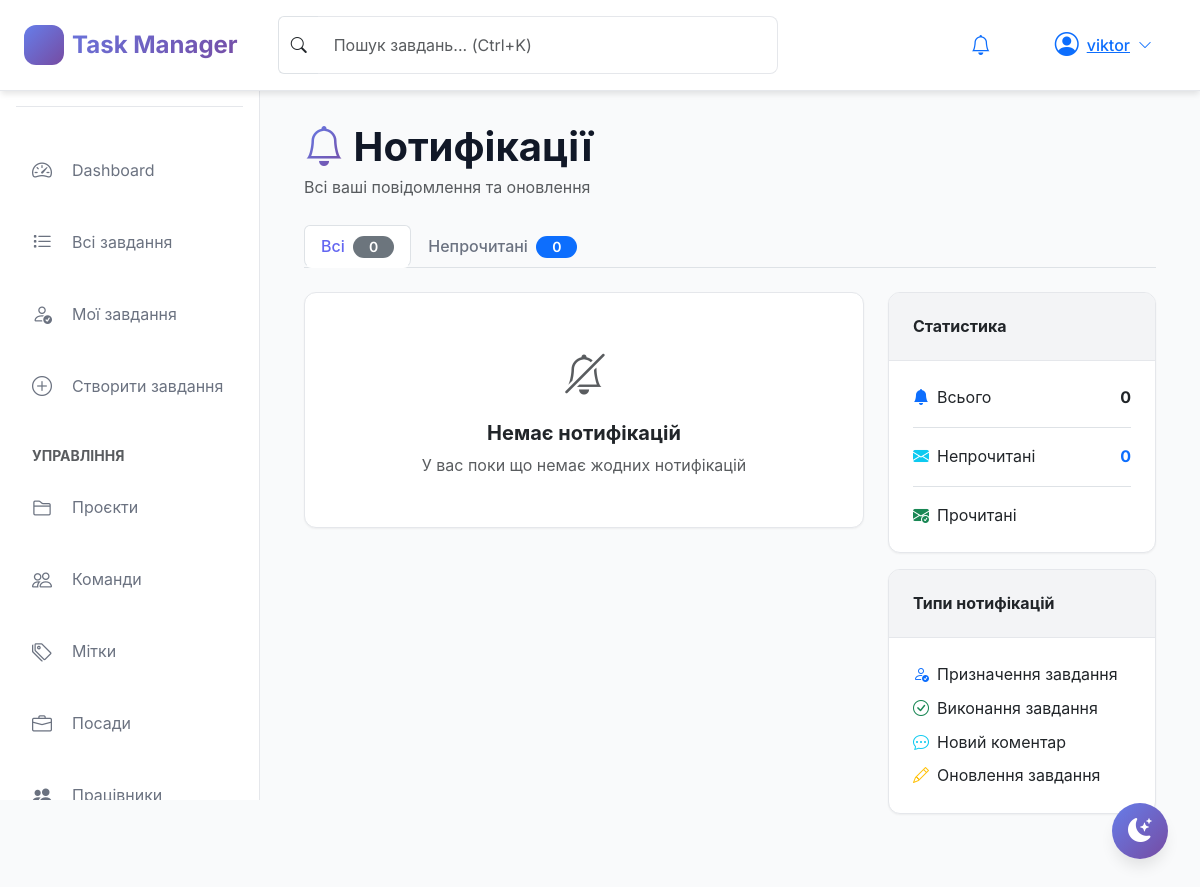
/notifications/ (signed in), run on the app's committed database.
### tasks/models.py (models this page shows, shortened)
class Worker(AbstractUser):
    position = models.ForeignKey(
        Position,
        on_delete=models.SET_NULL,
        null=True,
        related_name='workers',
        verbose_name='Посада'
    )
    email = models.EmailField(
        unique=True,
        validators=[EmailValidator()],
        verbose_name='Email'
    )
    first_name = models.CharField(max_length=150, verbose_name='Ім\'я')
    last_name = models.CharField(max_length=150, verbose_name='Прізвище')
    class Meta:
        verbose_name = 'Працівник'
        verbose_name_plural = 'Працівники'
    def get_unread_notifications_count(self):
        return self.notifications.filter(is_read=False).count()
    def get_unread_notifications(self):
        return self.notifications.filter(is_read=False).order_by('-created_at')

### tasks/views.py (the view)
class NotificationListView(LoginRequiredMixin, ListView):
    model = Notification
    template_name = 'tasks/notifications.html'
    context_object_name = 'notifications'
    paginate_by = 15
    def get_queryset(self):
        queryset = self.request.user.notifications.all().select_related(
            'task'
        ).order_by('-created_at')
        filter_type = self.request.GET.get('filter', 'all')
        if filter_type == 'unread':
            queryset = queryset.filter(is_read=False)
        return queryset
    def get_context_data(self, **kwargs):
        context = super().get_context_data(**kwargs)
        context['filter_type'] = self.request.GET.get('filter', 'all')
        return context

### tasks/templates/tasks/notifications.html (shortened to what this page needs)
{% extends 'tasks/base.html' %}
{% block content %}
<div class="container-fluid">
    <div class="d-flex justify-content-between align-items-center mb-4">
        <div>
            <h1 class="mb-1">
                <i class="bi bi-bell text-gradient"></i>
                Нотифікації
            </h1>
            <p class="text-muted mb-0">Всі ваші повідомлення та оновлення</p>
        </div>
    </div>
    <ul class="nav nav-tabs mb-4">
        <li class="nav-item">
            <a class="nav-link {% if not request.GET.filter %}active{% endif %}" href="{% url 'notifications_list' %}">
                Всі
                <span class="badge bg-secondary ms-1">{{ user.notifications.count }}</span>
            </a>
        </li>
        <li class="nav-item">
            <a class="nav-link {% if request.GET.filter == 'unread' %}active{% endif %}"
                href="{% url 'notifications_list' %}?filter=unread">
                Непрочитані
                <span class="badge bg-primary ms-1">{{ user.get_unread_notifications_count }}</span>
            </a>
        </li>
    </ul>
    <div class="row">
        <div class="col-lg-8">
            {% if notifications %}
            {% for notification in notifications %}
            <div class="card mb-3 notification-item {% if not notification.is_read %}unread border-primary{% endif %}"
                data-notification-id="{{ notification.id }}">
                <div class="card-body">
                    <div class="d-flex gap-3">
                        <div class="flex-shrink-0">
                            <div class="rounded-circle p-3"
                                style="background: {% if notification.notification_type == 'task_assigned' %}rgba(99, 102, 241, 0.1){% elif notification.notification_type == 'task_completed' %}rgba(16, 185, 129, 0.1){% elif notification.notification_type == 'task_commented' %}rgba(59, 130, 246, 0.1){% else %}rgba(156, 163, 175, 0.1){% endif %}">
                                <i class="bi bi-{% if notification.notification_type == 'task_assigned' %}person-check{% elif notification.notification_type == 'task_completed' %}check-circle{% elif notification.notification_type == 'task_commented' %}chat-dots{% else %}bell{% endif %} fs-4"
                                    style="color: {% if notification.notification_type == 'task_assigned' %}var(--primary-color){% elif notification.notification_type == 'task_completed' %}var(--success-color){% elif notification.notification_type == 'task_commented' %}var(--info-color){% else %}var(--text-tertiary){% endif %}"></i>
                            </div>
                        </div>
                        <div class="flex-grow-1">
                            <div class="d-flex justify-content-between align-items-start mb-2">
                                <div>
                                    <h6 class="mb-1">{{ notification.title }}</h6>
                                    <p class="mb-0">{{ notification.message }}</p>
                                </div>
                                {% if not notification.is_read %}
                                <span class="badge bg-primary">Нове</span>
                                {% endif %}
                            </div>
                            <div class="d-flex justify-content-between align-items-center mt-2">
                                <small class="text-muted">
                                    <i class="bi bi-clock me-1"></i>
                                    {{ notification.created_at|timesince }} тому
                                </small>
                                <div class="d-flex gap-2">
                                    {% if notification.task %}
                                    <a href="{% url 'task_detail' notification.task.pk %}"
                                        class="btn btn-sm btn-outline-primary"
                                        onclick="markNotificationAsRead({{ notification.id }})">
                                        <i class="bi bi-eye me-1"></i>Переглянути
                                    </a>
                                    {% endif %}
                                    {% if not notification.is_read %}
                                    <button onclick="markNotificationAsRead({{ notification.id }})"
                                        class="btn btn-sm btn-outline-secondary">
                                        <i class="bi bi-check"></i>
                                    </button>
                                    {% endif %}
                                </div>
                            </div>
                        </div>
                    </div>
                </div>
            </div>
            {% endfor %}
            {% else %}
            <div class="card">
                <div class="card-body text-center py-5">
                    <i class="bi bi-bell-slash fs-1 text-muted"></i>
                    <h5 class="mt-3 mb-2">Немає нотифікацій</h5>
                    <p class="text-muted mb-0">
                        {% if request.GET.filter == 'unread' %}
                        Всі нотифікації прочитано
                        {% else %}
                        У вас поки що немає жодних нотифікацій
                        {% endif %}
                    </p>
                </div>
            </div>
            {% endif %}
        </div>
        <div class="col-lg-4">
            <div class="card">
                <div class="card-header">
                    <h6 class="mb-0">Статистика</h6>
                </div>
                <div class="card-body">
                    <div class="d-flex justify-content-between align-items-center mb-3 pb-3 border-bottom">
                        <div class="d-flex align-items-center gap-2">
                            <i class="bi bi-bell-fill text-primary"></i>
                            <span>Всього</span>
                        </div>
                        <strong>{{ user.notifications.count }}</strong>
                    </div>
                    <div class="d-flex justify-content-between align-items-center mb-3 pb-3 border-bottom">
                        <div class="d-flex align-items-center gap-2">
                            <i class="bi bi-envelope-fill text-info"></i>
                            <span>Непрочитані</span>
                        </div>
                        <strong class="text-primary">{{ user.get_unread_notifications_count }}</strong>
                    </div>
                    <div class="d-flex justify-content-between align-items-center">
                        <div class="d-flex align-items-center gap-2">
                            <i class="bi bi-envelope-check-fill text-success"></i>
                            <span>Прочитані</span>
                        </div>
                    </div>
                </div>
            </div>
            <div class="card mt-3">
                <div class="card-header">
                    <h6 class="mb-0">Типи нотифікацій</h6>
                </div>
                <div class="card-body">
                    <div class="mb-2">
                        <div class="d-flex align-items-center gap-2">
                            <i class="bi bi-person-check text-primary"></i>
                            <span>Призначення завдання</span>
                        </div>
                    </div>
                    <div class="mb-2">
                        <div class="d-flex align-items-center gap-2">
                            <i class="bi bi-check-circle text-success"></i>
                            <span>Виконання завдання</span>
                        </div>
                    </div>
                    <div class="mb-2">
                        <div class="d-flex align-items-center gap-2">
                            <i class="bi bi-chat-dots text-info"></i>
                            <span>Новий коментар</span>
                        </div>
                    </div>
                    <div>
                        <div class="d-flex align-items-center gap-2">
                            <i class="bi bi-pencil text-warning"></i>
                            <span>Оновлення завдання</span>
                        </div>
                    </div>
                </div>
            </div>
        </div>
    </div>
</div>
{% endblock %}

### tasks/templates/tasks/base.html (shortened to what this page needs)
{% load static %}
<!DOCTYPE html>
<html lang="uk">
<head>
    <link href="https://cdn.jsdelivr.net/npm/bootstrap@5.3.2/dist/css/bootstrap.min.css" rel="stylesheet">
    <link rel="stylesheet" href="https://cdn.jsdelivr.net/npm/bootstrap-icons@1.11.1/font/bootstrap-icons.css">
    <link rel="stylesheet" href="{% static 'css/style.css' %}">
</head>
<body>
    {% if user.is_authenticated %}
    <nav class="navbar navbar-expand-lg sticky-top">
        <div class="container-fluid px-4">
            <a class="navbar-brand d-flex align-items-center gap-2" href="{% url 'dashboard' %}">
                <div class="sidebar-logo">
                    <i class="bi bi-check2-circle"></i>
                </div>
                <span class="fw-bold">Task Manager</span>
            </a>
            <div class="d-none d-md-flex flex-grow-1 mx-4">
                <div class="input-group" style="max-width: 500px;">
                    <span class="input-group-text bg-transparent border-end-0">
                        <i class="bi bi-search"></i>
                    </span>
                    <input type="text" class="form-control border-start-0" id="search-input"
                        placeholder="Пошук завдань... (Ctrl+K)">
                </div>
            </div>
            <div class="d-flex align-items-center gap-3">
                <div class="dropdown">
                    <button class="btn btn-link position-relative" data-bs-toggle="dropdown">
                        <i class="bi bi-bell fs-5"></i>
                    </button>
                </div>
                <div class="dropdown">
                    <button class="btn btn-link d-flex align-items-center gap-2" data-bs-toggle="dropdown">
                        <div class="avatar">
                            <i class="bi bi-person-circle fs-4"></i>
                        </div>
                        <span class="d-none d-md-inline">{{ user.get_full_name|default:user.username }}</span>
                        <i class="bi bi-chevron-down small"></i>
                    </button>
                </div>
            </div>
        </div>
    </nav>
    <aside class="sidebar">
        <div class="sidebar-header">
            <div class="sidebar-logo">
            </div>
            <div>
                <h5 class="mb-0">Task Manager</h5>
                <small class="text-muted">Керуйте завданнями</small>
            </div>
        </div>
        <nav class="sidebar-nav">
            <ul class="list-unstyled">
                <li class="sidebar-nav-item">
                    <a href="{% url 'dashboard' %}"
                        class="sidebar-nav-link {% if request.resolver_match.url_name == 'dashboard' %}active{% endif %}">
                        <i class="bi bi-speedometer2"></i>
                        <span>Dashboard</span>
                    </a>
                </li>
                <li class="sidebar-nav-item">
                    <a href="{% url 'task_list' %}"
                        class="sidebar-nav-link {% if request.resolver_match.url_name == 'task_list' %}active{% endif %}">
                        <i class="bi bi-list-task"></i>
                        <span>Всі завдання</span>
                    </a>
                </li>
                <li class="sidebar-nav-item">
                    <a href="{% url 'my_tasks' %}"
                        class="sidebar-nav-link {% if request.resolver_match.url_name == 'my_tasks' %}active{% endif %}">
                        <i class="bi bi-person-check"></i>
                        <span>Мої завдання</span>
                    </a>
                </li>
                <li class="sidebar-nav-item">
                    <a href="{% url 'task_create' %}"
                        class="sidebar-nav-link {% if request.resolver_match.url_name == 'task_create' %}active{% endif %}">
                        <i class="bi bi-plus-circle"></i>
                        <span>Створити завдання</span>
                    </a>
                </li>
                <li class="mt-4 mb-2 px-3">
                    <small class="text-muted text-uppercase fw-bold">Управління</small>
                </li>
                <li class="sidebar-nav-item">
                    <a href="{% url 'project_list' %}"
                        class="sidebar-nav-link {% if 'project' in request.path %}active{% endif %}">
                        <i class="bi bi-folder2"></i>
                        <span>Проєкти</span>
                    </a>
                </li>
                <li class="sidebar-nav-item">
                    <a href="{% url 'team_list' %}"
                        class="sidebar-nav-link {% if 'team' in request.path %}active{% endif %}">
                        <i class="bi bi-people"></i>
                        <span>Команди</span>
                    </a>
                </li>
                <li class="sidebar-nav-item">
                    <a href="{% url 'tag_list' %}"
                        class="sidebar-nav-link {% if 'tag' in request.path %}active{% endif %}">
                        <i class="bi bi-tags"></i>
                        <span>Мітки</span>
                    </a>
                </li>
                {% if user.is_superuser %}
                <li class="sidebar-nav-item">
                    <a href="{% url 'position_list' %}"
                        class="sidebar-nav-link {% if 'position' in request.path %}active{% endif %}">
                        <i class="bi bi-briefcase"></i>
                        <span>Посади</span>
                    </a>
                </li>
                <li class="sidebar-nav-item">
                    <a href="{% url 'worker_list' %}"
                        class="sidebar-nav-link {% if 'worker' in request.path %}active{% endif %}">
                        <i class="bi bi-people-fill"></i>
                        <span>Працівники</span>
                    </a>
                </li>
                {% endif %}
            </ul>
        </nav>
    </aside>
    <main class="main-content">
        {% block content %}{% endblock %}
    </main>
    <button class="theme-toggle" id="theme-toggle" title="Перемкнути тему">
        <i class="bi bi-moon-stars-fill"></i>
    </button>
    {% endif %}
</body>
</html>

### data on the page
Worker: get_full_name "viktor", notifications.count "0", get_unread_notifications_count "0"
